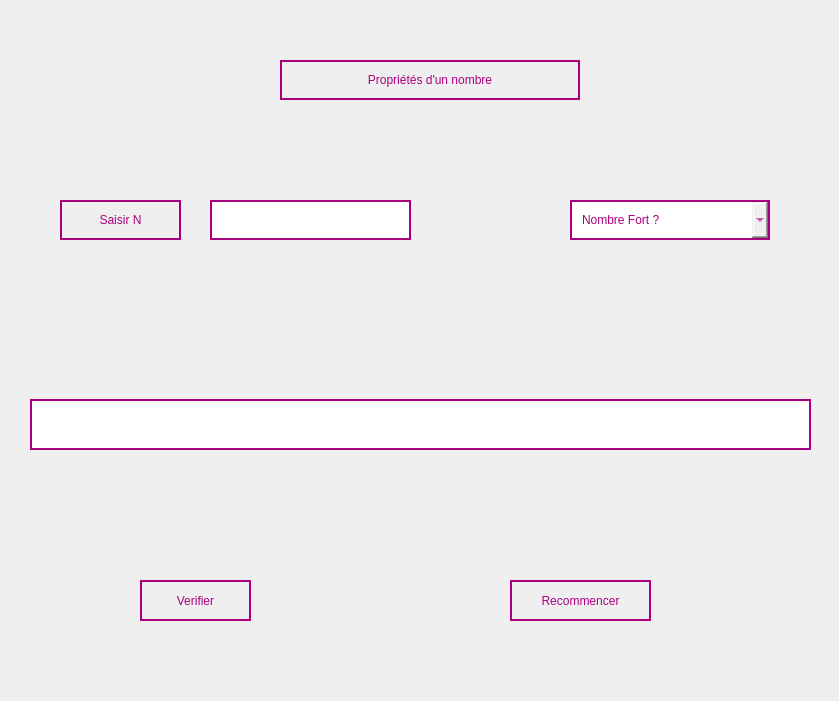
<?xml version="1.0" encoding="UTF-8"?>
<ui version="4.0">
 <class>Form</class>
 <widget class="QWidget" name="Form">
  <property name="geometry">
   <rect>
    <x>0</x>
    <y>0</y>
    <width>839</width>
    <height>701</height>
   </rect>
  </property>
  <property name="windowTitle">
   <string>Form</string>
  </property>
  <widget class="QLabel" name="label">
   <property name="geometry">
    <rect>
     <x>280</x>
     <y>60</y>
     <width>300</width>
     <height>40</height>
    </rect>
   </property>
   <property name="styleSheet">
    <string notr="true">border: 2px solid black;
font: 75 14pt &quot;MS Shell Dlg 2&quot;;
color: rgb(170, 0, 127);
border-color: rgb(170, 0, 127);
padding: 5px 10px;</string>
   </property>
   <property name="text">
    <string>Propriétés d'un nombre</string>
   </property>
   <property name="alignment">
    <set>Qt::AlignCenter</set>
   </property>
  </widget>
  <widget class="QLabel" name="label_2">
   <property name="geometry">
    <rect>
     <x>60</x>
     <y>200</y>
     <width>121</width>
     <height>40</height>
    </rect>
   </property>
   <property name="styleSheet">
    <string notr="true">border: 2px solid black;
font: 75 11pt &quot;MS Shell Dlg 2&quot;;
color: rgb(170, 0, 127);
border-color: rgb(170, 0, 127);
padding: 5px 10px;</string>
   </property>
   <property name="text">
    <string>Saisir N</string>
   </property>
   <property name="alignment">
    <set>Qt::AlignCenter</set>
   </property>
  </widget>
  <widget class="QLineEdit" name="intInput">
   <property name="geometry">
    <rect>
     <x>210</x>
     <y>200</y>
     <width>201</width>
     <height>40</height>
    </rect>
   </property>
   <property name="styleSheet">
    <string notr="true">border: 2px solid black;
font: 75 11pt &quot;MS Shell Dlg 2&quot;;
color: rgb(170, 0, 127);
border-color: rgb(170, 0, 127);
padding: 5px 10px;</string>
   </property>
  </widget>
  <widget class="QComboBox" name="comboBox">
   <property name="geometry">
    <rect>
     <x>570</x>
     <y>200</y>
     <width>200</width>
     <height>40</height>
    </rect>
   </property>
   <property name="styleSheet">
    <string notr="true">border: 2px solid black;
font: 75 11pt &quot;MS Shell Dlg 2&quot;;
color: rgb(170, 0, 127);
border-color: rgb(170, 0, 127);
padding: 5px 10px;</string>
   </property>
   <item>
    <property name="text">
     <string>Nombre Fort ?</string>
    </property>
   </item>
   <item>
    <property name="text">
     <string>Nombre Narcissique ?</string>
    </property>
   </item>
  </widget>
  <widget class="QLineEdit" name="resultLabel">
   <property name="geometry">
    <rect>
     <x>30</x>
     <y>399</y>
     <width>781</width>
     <height>51</height>
    </rect>
   </property>
   <property name="styleSheet">
    <string notr="true">border: 2px solid black;
font: 75 13pt &quot;MS Shell Dlg 2&quot;;
color: rgb(170, 0, 127);
border-color: rgb(170, 0, 127);
padding: 5px 10px;</string>
   </property>
   <property name="alignment">
    <set>Qt::AlignCenter</set>
   </property>
  </widget>
  <widget class="QPushButton" name="pushButton">
   <property name="geometry">
    <rect>
     <x>140</x>
     <y>580</y>
     <width>111</width>
     <height>41</height>
    </rect>
   </property>
   <property name="styleSheet">
    <string notr="true">border: 2px solid black;
font: 75 11pt &quot;MS Shell Dlg 2&quot;;
color: rgb(170, 0, 127);
border-color: rgb(170, 0, 127);
padding: 5px 10px;</string>
   </property>
   <property name="text">
    <string>Verifier</string>
   </property>
  </widget>
  <widget class="QPushButton" name="pushButton_2">
   <property name="geometry">
    <rect>
     <x>510</x>
     <y>580</y>
     <width>141</width>
     <height>41</height>
    </rect>
   </property>
   <property name="styleSheet">
    <string notr="true">border: 2px solid black;
font: 75 11pt &quot;MS Shell Dlg 2&quot;;
color: rgb(170, 0, 127);
border-color: rgb(170, 0, 127);
padding: 5px 10px;</string>
   </property>
   <property name="text">
    <string>Recommencer</string>
   </property>
  </widget>
 </widget>
 <resources/>
 <connections/>
</ui>
